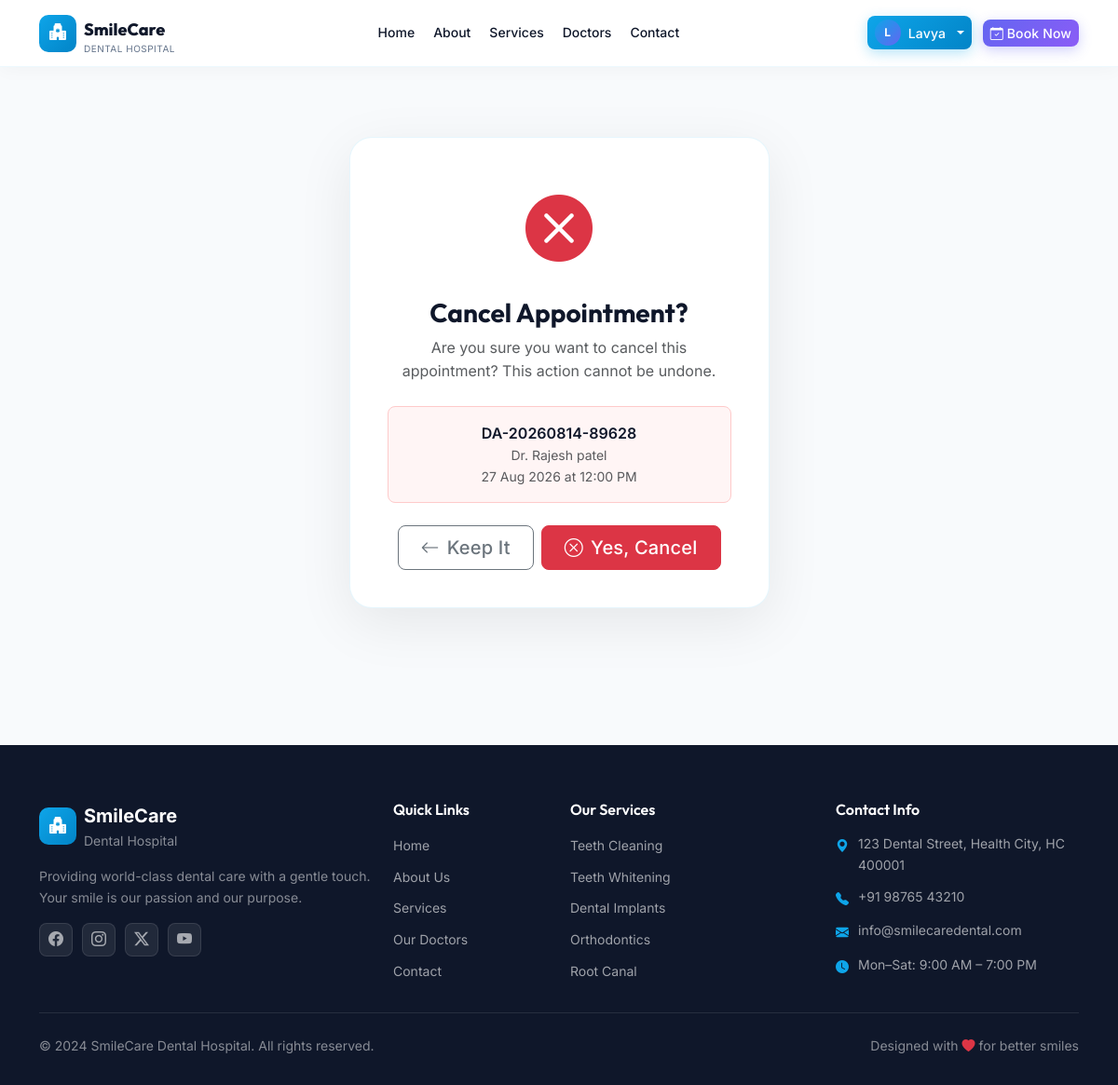
The app's page /appointment/DA-20260814-89628/cancel/ (signed in) with its own data.
### core/models.py (models this page shows, shortened)
class Appointment(models.Model):
    STATUS_CHOICES = [
        ('pending', 'Pending'),
        ('approved', 'Approved'),
        ('rejected', 'Rejected'),
        ('cancelled', 'Cancelled'),
        ('completed', 'Completed'),
        ('rescheduled', 'Rescheduled'),
    ]
    GENDER_CHOICES = [
        ('Male', 'Male'),
        ('Female', 'Female'),
        ('Other', 'Other'),
    ]
    appointment_id = models.CharField(max_length=25, unique=True, editable=False)
    user = models.ForeignKey(
        User,
        on_delete=models.SET_NULL,
        null=True,
        blank=True,
        related_name='appointments'
    )
    doctor = models.ForeignKey(
        Doctor,
        on_delete=models.CASCADE,
        related_name='appointments'
    )
    patient_name = models.CharField(max_length=200)
    patient_email = models.EmailField()
    patient_phone = models.CharField(max_length=20)
    patient_age = models.PositiveIntegerField()
    patient_gender = models.CharField(max_length=10, choices=GENDER_CHOICES)
    appointment_date = models.DateField()
    appointment_time = models.TimeField()
    reason = models.TextField(help_text="Reason or problem description")
    status = models.CharField(max_length=20, choices=STATUS_CHOICES, default='pending')
    admin_notes = models.TextField(blank=True, help_text="Notes from admin/doctor")
    created_at = models.DateTimeField(auto_now_add=True)
    updated_at = models.DateTimeField(auto_now=True)
    class Meta:
        ordering = ['-created_at']
    def can_cancel(self):
        return self.status == 'pending'

class Doctor(models.Model):
    name = models.CharField(max_length=200, help_text="Full name of the doctor (without Dr.)")
    specialization = models.CharField(
        max_length=100,
        choices=SPECIALIZATION_CHOICES,
        default='General Dentist'
    )
    image = models.ImageField(
        upload_to='doctors/',
        null=True,
        blank=True,
        help_text="Doctor's profile photo"
    )
    bio = models.TextField(blank=True, help_text="Short biography of the doctor")
    experience = models.IntegerField(default=0, help_text="Years of experience")
    phone = models.CharField(max_length=20, blank=True)
    email = models.EmailField(blank=True)
    qualification = models.CharField(max_length=300, blank=True, help_text="e.g., BDS, MDS, PhD")
    consultation_fee = models.DecimalField(max_digits=8, decimal_places=2, default=500.00)
    is_available = models.BooleanField(default=True, help_text="Is the doctor currently available?")
    created_at = models.DateTimeField(auto_now_add=True)
    updated_at = models.DateTimeField(auto_now=True)
    class Meta:
        ordering = ['name']

### core/views.py (the view)
# urls.py: path('appointment/<str:appointment_id>/cancel/', views.cancel_appointment, name='cancel_appointment'),
@login_required
def cancel_appointment(request, appointment_id):
    appointment = get_object_or_404(Appointment, appointment_id=appointment_id, user=request.user)
    if not appointment.can_cancel():
        messages.error(request, 'Only pending appointments can be cancelled.')
        return redirect('dashboard')
    if request.method == 'POST':
        appointment.status = 'cancelled'
        appointment.save()
        messages.success(request, f'Appointment {appointment_id} has been cancelled.')
        return redirect('dashboard')
    return render(request, 'appointments/cancel_confirm.html', {
        'appointment': appointment,
        'page_title': 'Cancel Appointment - SmileCare Dental',
    })

### templates/appointments/cancel_confirm.html (shortened to what this page needs)
{% extends 'base.html' %}
{% block content %}
<div class="py-5 min-vh-100 d-flex align-items-center" style="background:#f8fafc">
    <div class="container">
        <div class="row justify-content-center">
            <div class="col-lg-5 col-md-7">
                <div class="auth-card text-center">
                    <div class="mb-4">
                        <div class="cancel-icon-wrap">
                            <i class="bi bi-x-circle-fill text-danger"></i>
                        </div>
                        <h3 class="fw-bold mt-3">Cancel Appointment?</h3>
                        <p class="text-muted">Are you sure you want to cancel this appointment? This action cannot be undone.</p>
                    </div>
                    <div class="p-3 rounded-3 mb-4" style="background:#fff5f5;border:1px solid #fecaca">
                        <div class="fw-semibold">{{ appointment.appointment_id }}</div>
                        <div class="text-muted small">Dr. {{ appointment.doctor.name }}</div>
                        <div class="text-muted small">{{ appointment.appointment_date|date:"d M Y" }} at {{ appointment.appointment_time|time:"g:i A" }}</div>
                    </div>
                    <form method="post">
                        <div class="d-flex gap-2 justify-content-center">
                            <a href="{% url 'dashboard' %}" class="btn btn-outline-secondary btn-lg px-4">
                                <i class="bi bi-arrow-left me-2"></i>Keep It
                            </a>
                            <button type="submit" class="btn btn-danger btn-lg px-4">
                                <i class="bi bi-x-circle me-2"></i>Yes, Cancel
                            </button>
                        </div>
                    </form>
                </div>
            </div>
        </div>
    </div>
</div>
{% endblock %}

### templates/base.html (shortened to what this page needs)
{% load static %}
<!DOCTYPE html>
<html lang="en">
<head>
    <link href="https://cdn.jsdelivr.net/npm/bootstrap@5.3.2/dist/css/bootstrap.min.css" rel="stylesheet">
    <link href="https://cdn.jsdelivr.net/npm/bootstrap-icons@1.11.3/font/bootstrap-icons.min.css" rel="stylesheet">
    <link rel="stylesheet" href="{% static 'css/style.css' %}">
</head>
<body>
    <nav class="navbar navbar-expand-lg navbar-light fixed-top" id="mainNavbar">
        <div class="container">
            <a class="navbar-brand d-flex align-items-center gap-2" href="{% url 'home' %}">
                <div class="brand-icon">
                    <i class="bi bi-hospital-fill"></i>
                </div>
                <div>
                    <span class="brand-name">SmileCare</span>
                    <span class="brand-sub d-block">Dental Hospital</span>
                </div>
            </a>
            <div class="collapse navbar-collapse" id="navMenu">
                <ul class="navbar-nav mx-auto gap-1">
                    <li class="nav-item">
                        <a class="nav-link {% if request.resolver_match.url_name == 'home' %}active{% endif %}" href="{% url 'home' %}">Home</a>
                    </li>
                    <li class="nav-item">
                        <a class="nav-link" href="{% url 'home' %}#about">About</a>
                    </li>
                    <li class="nav-item">
                        <a class="nav-link" href="{% url 'home' %}#services">Services</a>
                    </li>
                    <li class="nav-item">
                        <a class="nav-link {% if 'doctors' in request.resolver_match.url_name %}active{% endif %}" href="{% url 'doctors_list' %}">Doctors</a>
                    </li>
                    <li class="nav-item">
                        <a class="nav-link" href="{% url 'home' %}#contact">Contact</a>
                    </li>
                </ul>
                <div class="d-flex align-items-center gap-2">
                    {% if user.is_authenticated %}
                        <div class="dropdown">
                            <button class="btn btn-primary btn-sm dropdown-toggle d-flex align-items-center gap-2" type="button" data-bs-toggle="dropdown">
                                <div class="user-avatar-sm">{{ user.first_name|first|default:user.username|first|upper }}</div>
                                {{ user.first_name|default:user.username }}
                            </button>
                        </div>
                        <a href="{% url 'book_appointment' %}" class="btn btn-accent btn-sm ms-1">
                            <i class="bi bi-calendar-check me-1"></i>Book Now
                        </a>
                    {% endif %}
                </div>
            </div>
        </div>
    </nav>
    <main>
        {% block content %}{% endblock %}
    </main>
    <footer class="footer-section">
        <div class="container">
            <div class="row g-4">
                <div class="col-lg-4">
                    <div class="d-flex align-items-center gap-2 mb-3">
                        <div class="brand-icon"><i class="bi bi-hospital-fill"></i></div>
                        <div>
                            <span class="text-white fw-bold fs-5">SmileCare</span>
                            <span class="d-block text-white-50 small">Dental Hospital</span>
                        </div>
                    </div>
                    <p class="text-white-50 small">Providing world-class dental care with a gentle touch. Your smile is our passion and our purpose.</p>
                    <div class="social-links mt-3">
                        <a href="#" class="social-link"><i class="bi bi-facebook"></i></a>
                        <a href="#" class="social-link"><i class="bi bi-instagram"></i></a>
                        <a href="#" class="social-link"><i class="bi bi-twitter-x"></i></a>
                        <a href="#" class="social-link"><i class="bi bi-youtube"></i></a>
                    </div>
                </div>
                <div class="col-lg-2 col-md-4">
                    <h6 class="text-white fw-semibold mb-3">Quick Links</h6>
                    <ul class="list-unstyled footer-links">
                        <li><a href="{% url 'home' %}">Home</a></li>
                        <li><a href="{% url 'home' %}#about">About Us</a></li>
                        <li><a href="{% url 'home' %}#services">Services</a></li>
                        <li><a href="{% url 'doctors_list' %}">Our Doctors</a></li>
                        <li><a href="{% url 'home' %}#contact">Contact</a></li>
                    </ul>
                </div>
                <div class="col-lg-3 col-md-4">
                    <h6 class="text-white fw-semibold mb-3">Our Services</h6>
                    <ul class="list-unstyled footer-links">
                        <li><a href="#">Teeth Cleaning</a></li>
                        <li><a href="#">Teeth Whitening</a></li>
                        <li><a href="#">Dental Implants</a></li>
                        <li><a href="#">Orthodontics</a></li>
                        <li><a href="#">Root Canal</a></li>
                    </ul>
                </div>
                <div class="col-lg-3 col-md-4">
                    <h6 class="text-white fw-semibold mb-3">Contact Info</h6>
                    <ul class="list-unstyled footer-contact">
                        <li><i class="bi bi-geo-alt-fill"></i> 123 Dental Street, Health City, HC 400001</li>
                        <li><i class="bi bi-telephone-fill"></i> +91 98765 43210</li>
                        <li><i class="bi bi-envelope-fill"></i> info@smilecaredental.com</li>
                        <li><i class="bi bi-clock-fill"></i> Mon–Sat: 9:00 AM – 7:00 PM</li>
                    </ul>
                </div>
            </div>
            <hr class="border-secondary my-4">
            <div class="d-flex flex-wrap justify-content-between align-items-center">
                <p class="text-white-50 small mb-0">&copy; 2024 SmileCare Dental Hospital. All rights reserved.</p>
                <p class="text-white-50 small mb-0">Designed with <i class="bi bi-heart-fill text-danger"></i> for better smiles</p>
            </div>
        </div>
    </footer>
</body>
</html>

### static/css/style.css (style rules this page uses)
:root { --primary: #0EA5E9; --primary-dark: #0284C7; --primary-light: #BAE6FD; --primary-soft: #F0F9FF; --accent: #6366F1; --success: #10B981; --warning: #F59E0B; --danger: #EF4444; --dark: #0F172A; --dark-2: #1E293B; --gray-100: #F8FAFC; --gray-200: #F1F5F9; --gray-300: #E2E8F0; --gray-500: #64748B; --text-muted: #64748B; --font-main: 'Inter', -apple-system, BlinkMacSystemFont, sans-serif; --font-heading: 'Outfit', 'Inter', sans-serif; --radius-sm: 8px; --radius: 14px; --radius-lg: 20px; --shadow: 0 4px 24px rgba(14, 165, 233, 0.08); --shadow-hover: 0 8px 32px rgba(14, 165, 233, 0.16); --transition: all 0.3s cubic-bezier(0.4, 0, 0.2, 1); --navbar-height: 72px; }
*, *::before, *::after { box-sizing: border-box; }
body { font-family: var(--font-main); color: var(--dark); line-height: 1.6; overflow-x: hidden; }
h1, h2, h3, h4, h5, h6 { font-family: var(--font-heading); font-weight: 700; line-height: 1.2; }
html { scroll-behavior: smooth; }
#mainNavbar { background: rgba(255, 255, 255, 0.95); backdrop-filter: blur(16px); -webkit-backdrop-filter: blur(16px); border-bottom: 1px solid rgba(14, 165, 233, 0.08); box-shadow: 0 1px 20px rgba(0, 0, 0, 0.04); height: var(--navbar-height); transition: var(--transition); }
.brand-icon { width: 40px; height: 40px; background: linear-gradient(135deg, var(--primary), var(--primary-dark)); border-radius: 10px; display: flex; align-items: center; justify-content: center; color: white; font-size: 18px; flex-shrink: 0; }
.brand-name { font-family: var(--font-heading); font-weight: 800; font-size: 18px; color: var(--dark); line-height: 1; }
.brand-sub { font-size: 10px; color: var(--text-muted); line-height: 1; text-transform: uppercase; letter-spacing: 0.5px; }
.navbar-nav .nav-link { font-size: 14px; font-weight: 500; color: var(--dark) !important; padding: 8px 14px; border-radius: 8px; transition: var(--transition); }
.user-avatar-sm { width: 28px; height: 28px; background: linear-gradient(135deg, var(--primary), var(--accent)); border-radius: 50%; display: flex; align-items: center; justify-content: center; color: white; font-size: 12px; font-weight: 700; flex-shrink: 0; }
.btn { font-family: var(--font-main); font-weight: 500; border-radius: var(--radius-sm); transition: var(--transition); letter-spacing: 0.01em; }
.btn-primary { background: linear-gradient(135deg, var(--primary), var(--primary-dark)); border: none; box-shadow: 0 4px 14px rgba(14, 165, 233, 0.3); }
.btn-accent { background: linear-gradient(135deg, var(--accent), #8b5cf6); border: none; color: white; box-shadow: 0 4px 14px rgba(99, 102, 241, 0.3); }
.footer-section { background: var(--dark); padding: 60px 0 30px; }
.social-links { display: flex; gap: 10px; }
.social-link { width: 36px; height: 36px; background: rgba(255,255,255,0.08); border: 1px solid rgba(255,255,255,0.1); border-radius: 8px; display: flex; align-items: center; justify-content: center; color: rgba(255,255,255,0.6); text-decoration: none; font-size: 16px; transition: var(--transition); }
.footer-links { list-style: none; padding: 0; margin: 0; }
.footer-links li { margin-bottom: 8px; }
.footer-links a { color: rgba(255,255,255,0.6); text-decoration: none; font-size: 14px; transition: var(--transition); }
.footer-contact { list-style: none; padding: 0; margin: 0; }
.footer-contact li { display: flex; align-items: flex-start; gap: 10px; color: rgba(255,255,255,0.6); font-size: 14px; margin-bottom: 12px; }
.footer-contact i { color: var(--primary); margin-top: 2px; flex-shrink: 0; }
.auth-card { background: white; border-radius: 24px; padding: 40px; box-shadow: 0 16px 60px rgba(0,0,0,0.08); border: 1px solid rgba(14,165,233,0.1); position: relative; z-index: 1; }
.cancel-icon-wrap { font-size: 72px; }

### records on screen
Appointment: appointment_id "DA-20260814-89628", doctor.name "Rajesh patel", appointment_date "27 Aug 2026", appointment_time "12:00 PM"

### other values on screen
{{ user.first_name|first|default:user.username|first|upper }} "L"
{{ user.first_name|default:user.username }} "Lavya"
